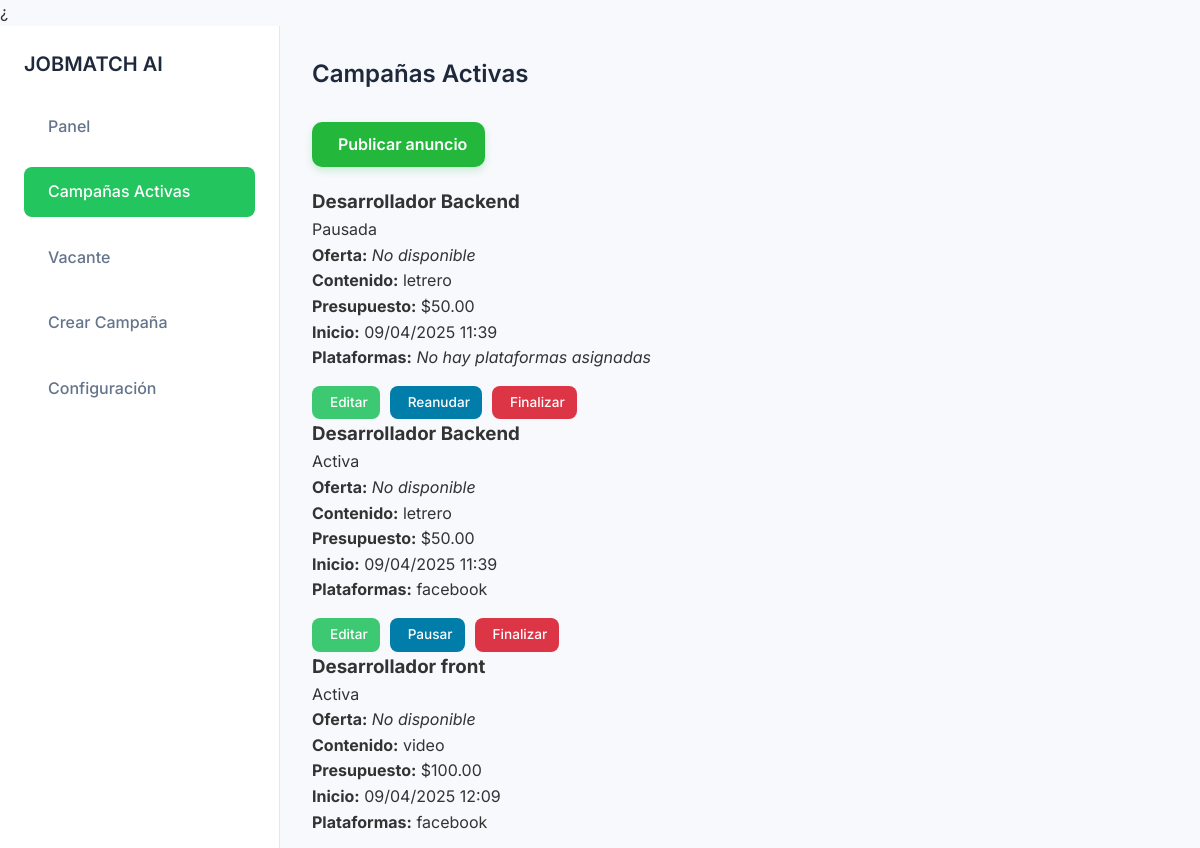
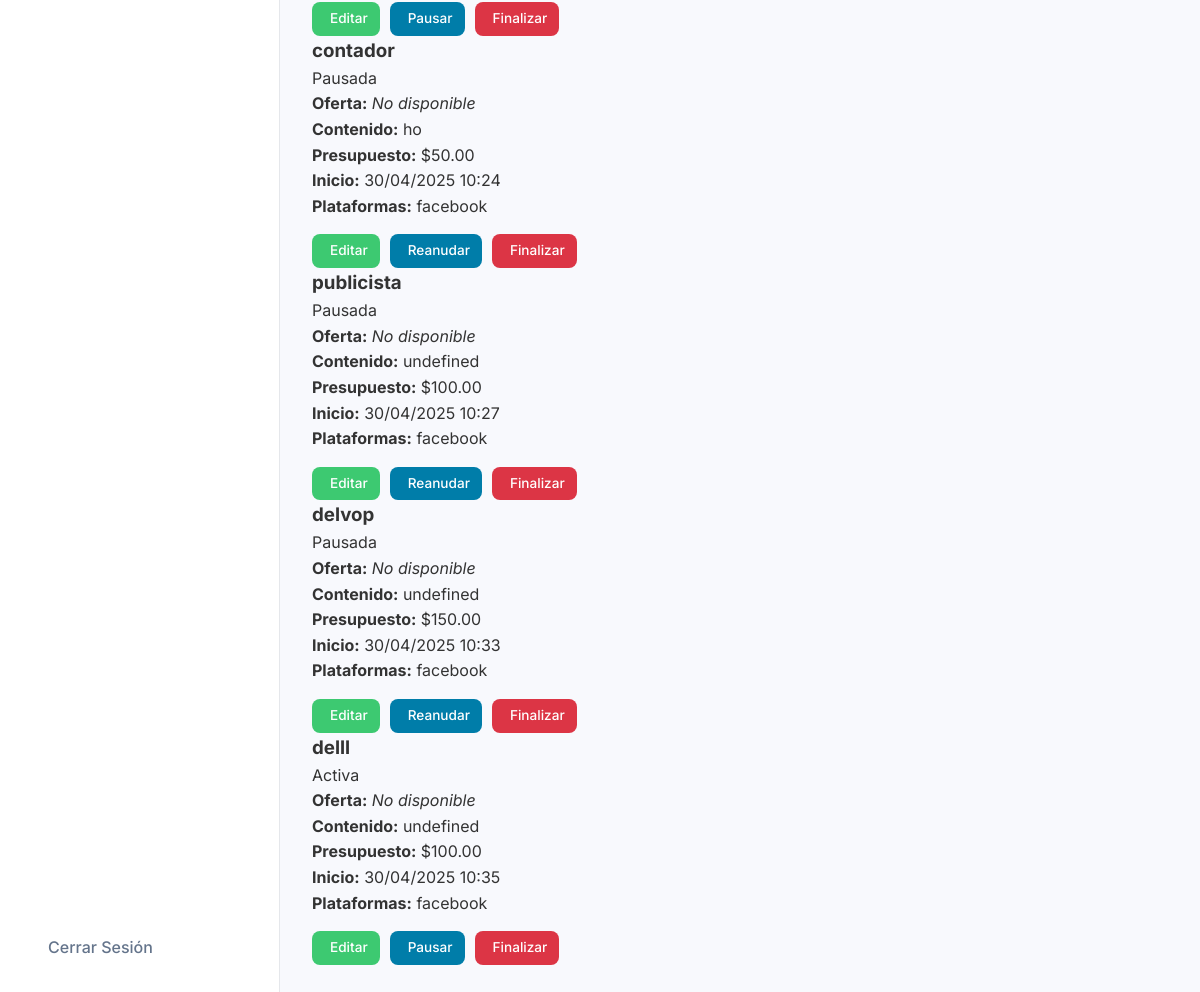
The page /campanias-activas/ on the database as committed earlier (2 pictures, top to bottom).
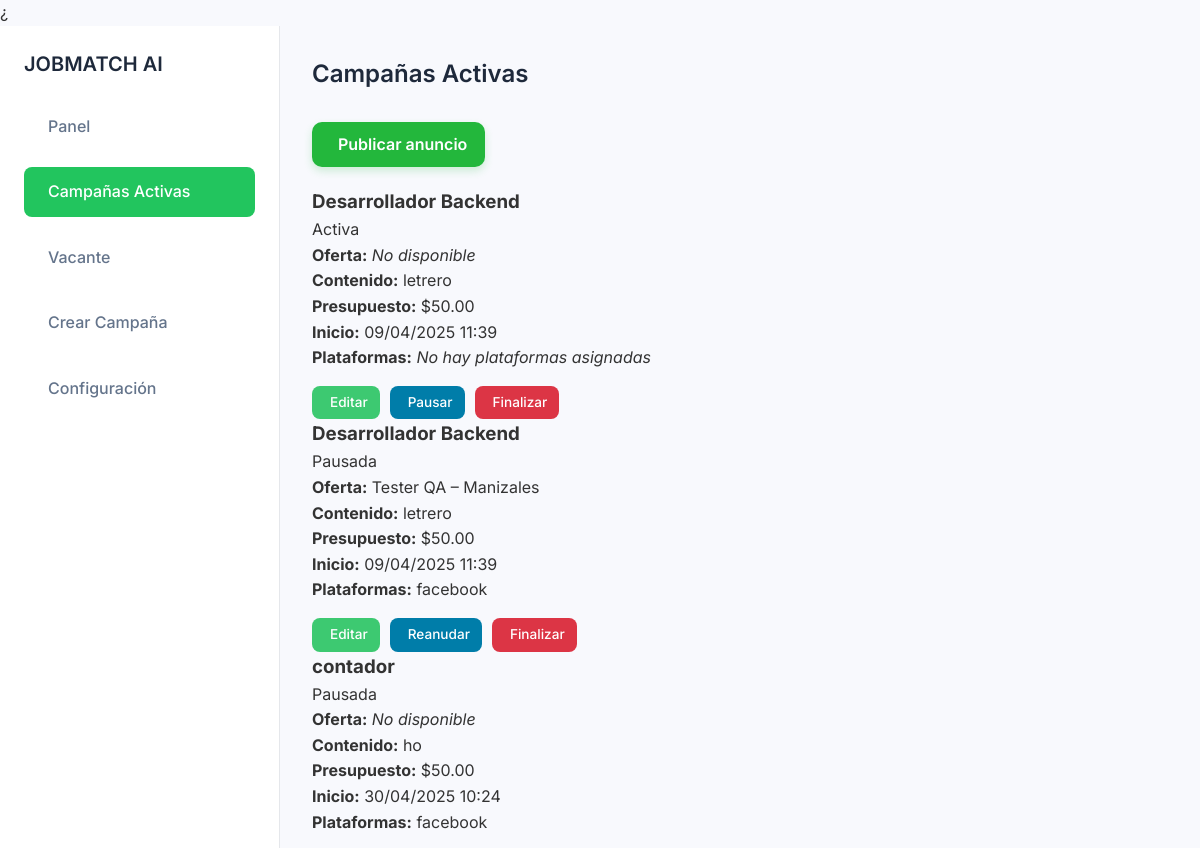
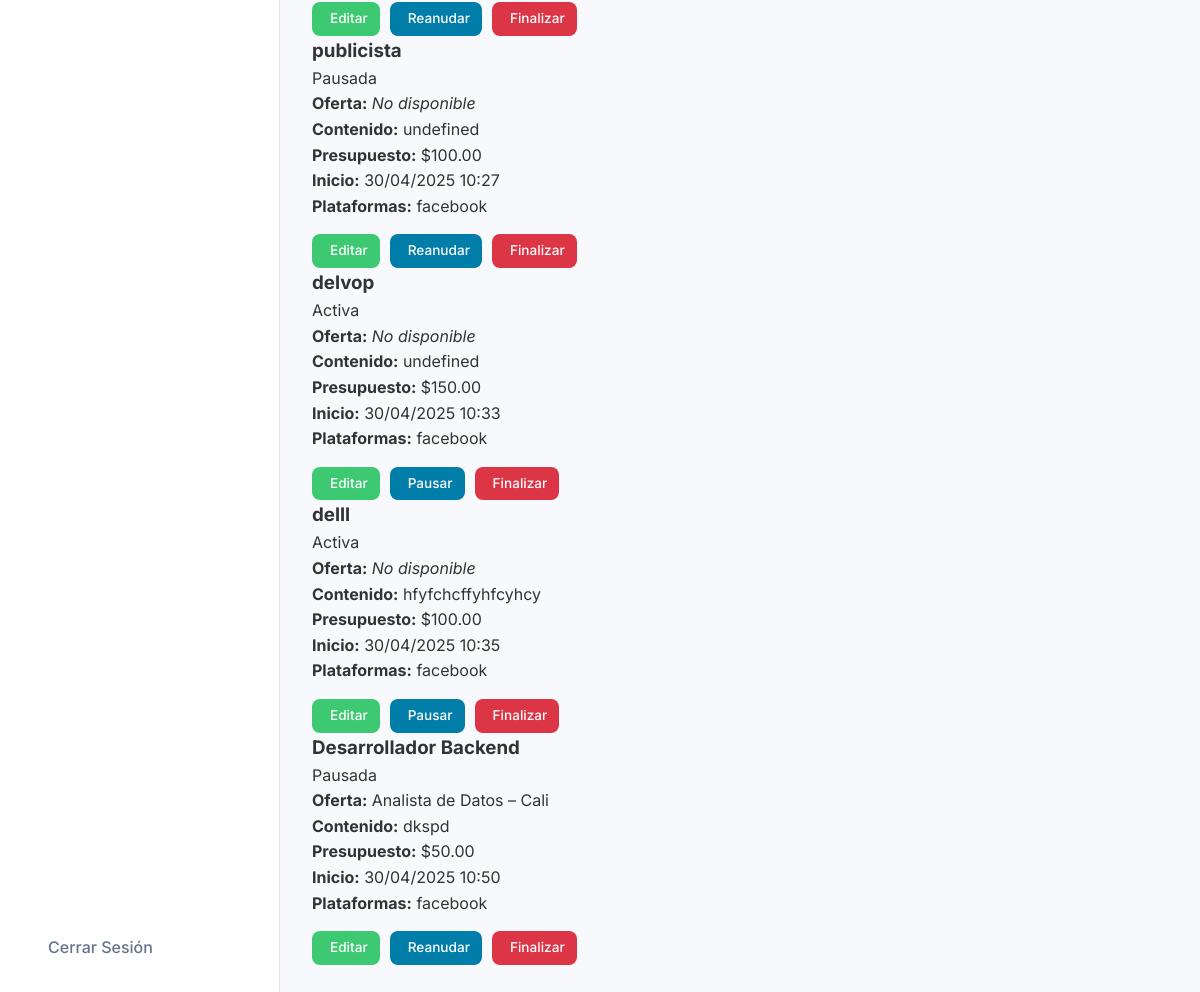
The same page on the database as committed later (2 pictures, top to bottom).
### dashboard/models.py (models this page shows, shortened)
class Campania(models.Model):
    ESTADOS = (
        ('activa', 'Activa'),
        ('pausada', 'Pausada'),
        ('finalizada', 'Finalizada'),
    )
    OfertaLaboral = models.ForeignKey('OfertaLaboral', on_delete=models.SET_NULL, null=True, blank=True)
    nombre = models.CharField(max_length=200)
    contenido = models.TextField()
    plataformas = models.ManyToManyField(Plataforma)
    presupuesto = models.DecimalField(max_digits=10, decimal_places=2)
    fecha_inicio = models.DateTimeField()
    fecha_creacion = models.DateTimeField(auto_now_add=True)
    estado = models.CharField(max_length=20, choices=ESTADOS, default='activa')
    id_facebook = models.CharField(max_length=100, blank=True)  # ID de la campaña en Meta

class Plataforma(models.Model):
    nombre = models.CharField(max_length=50)
    api_key = models.CharField(max_length=100, blank=True)

class OfertaLaboral(models.Model):
    cargo = models.CharField(max_length=100)
    salario = models.DecimalField(max_digits=10, decimal_places=2)
    ubicacion = models.CharField(max_length=100)
    critica = models.BooleanField(default=False)

### dashboard/views.py (the view)
# urls.py: path('campanias-activas/', campania_activas, name='campania_activas'),
def campania_activas(request):
    campañas = Campania.objects.filter(Q(estado='activa') | Q(estado='pausada'))
    return render(request, 'campania_activas.html', {'campañas': campañas, 'active_page': 'campania'})

### dashboard/templates/campania_activas.html (shortened to what this page needs)
¿{% load static %}
<!doctype html>
<html lang="es">
<head>
  <link rel="stylesheet" href="https://cdn.jsdelivr.net/npm/@tabler/icons-webfont@2.30.0/tabler-icons.min.css">
  <link rel="stylesheet" href="{% static 'dashboard/css/styles.css' %}">
</head>
<body>
  <div class="dashboard-container">
    <nav class="sidebar">
      <div class="logo-container">
          <h1 class="logo-text">JOBMATCH AI</h1>
      </div>
      <ul class="nav-menu">
          <li class="nav-item"><a href="{% url 'dashboard' %}" class="nav-link"> <span class="nav-text">Panel</span></a></li>
          <li class="nav-item active"><a href="{% url 'campania_activas' %}" class="nav-link"> <span class="nav-text">Campañas Activas</span></a></li>
          <li class="nav-item"><a href="{% url 'vacante' %}" class="nav-link"> <span class="nav-text">Vacante</span></a></li>
          <li class="nav-item"><a href="{% url 'create_campaign' %}" class="nav-link"> <span class="nav-text">Crear Campaña</span></a></li>
          <li class="nav-item"><a href="#" class="nav-link"> <span class="nav-text">Configuración</span></a></li>
      </ul>
      <div class="logout-container">
          <span class="nav-text">Cerrar Sesión</span>
      </div>
    </nav>
    <main class="main-content">
      <header class="main-header">
        <div class="welcome-container">
          <h2 class="welcome-heading">Campañas Activas</h2>
        </div>
      </header>
      <div style="margin-bottom: 20px;">
        <a href="{% url 'seleccionar_campania' %}" class="btn btn-publicar">
           Publicar anuncio
        </a>
      </div>
      <section class="campaigns">
        {% if campañas %}
          <div class="campaign-cards-container">
            {% for campania in campañas %}
              <div class="campaign-card">
                <div class="card-header">
                  <h3 class="card-title">{{ campania.nombre }}</h3>
                  <span class="badge estado-{{ campania.estado }}">
                    {{ campania.estado|capfirst }}
                  </span>
                </div>
                <div class="card-body">
                  {% if campania.OfertaLaboral %}
                    <div class="info-row">
                      <span><strong>Oferta:</strong> {{ campania.OfertaLaboral.cargo }} – {{ campania.OfertaLaboral.ubicacion }}</span>
                    </div>
                  {% else %}
                    <div class="info-row">
                      <span><strong>Oferta:</strong> <em>No disponible</em></span>
                    </div>
                  {% endif %}
                  <div class="info-row">
                    <span><strong>Contenido:</strong> {{ campania.contenido }}</span>
                  </div>
                  <div class="info-row">
                    <span><strong>Presupuesto:</strong> ${{ campania.presupuesto }}</span>
                  </div>
                  <div class="info-row">
                    <span><strong>Inicio:</strong> {{ campania.fecha_inicio|date:"d/m/Y H:i" }}</span>
                  </div>
                  <div class="info-row">
                    <strong>Plataformas:</strong>
                    {% for plataforma in campania.plataformas.all %}
                      <span class="platform-chip">{{ plataforma.nombre }}</span>
                    {% empty %}
                      <em>No hay plataformas asignadas</em>
                    {% endfor %}
                  </div>
                  <div class="card-actions">
                    <a href="{% url 'editar_campania' campania.id %}" class="btn btn-edit">
                       Editar
                    </a>
                    {% if campania.estado == "activa" %}
                      <a href="{% url 'pausar_campania' campania.id %}" class="btn btn-pause">
                         Pausar
                      </a>
                      <a href="{% url 'finalizar_campania' campania.id %}" class="btn btn-delete">
                         Finalizar
                      </a>
                    {% elif campania.estado == "pausada" %}
                      <a href="{% url 'reactivar_campania' campania.id %}" class="btn btn-play">
                         Reanudar
                      </a>
                      <a href="{% url 'finalizar_campania' campania.id %}" class="btn btn-delete">
                         Finalizar
                      </a>
                    {% endif %}
                  </div>
                </div>
              </div>
            {% endfor %}
          </div>
        {% else %}
          <p class="no-campaigns">No hay campañas activas.</p>
        {% endif %}
      </section>
    </main>
  </div>
</body>
</html>

### dashboard/static/dashboard/css/styles.css (style rules this page uses)
* { margin: 0; padding: 0; box-sizing: border-box; font-family: "Inter", sans-serif; }
body { background-color: #f8f9fd; color: #333; line-height: 1.6; }
.dashboard-container { display: flex; min-height: 100vh; }
.sidebar { width: 280px; background-color: #ffffff; padding: 1.5rem; display: flex; flex-direction: column; gap: 1.5rem; border-right: 1px solid #e5e7eb; }
.logo-container { display: flex; align-items: center; gap: 0.75rem; }
.logo-text { color: #1e293b; font-size: 1.25rem; line-height: 1.75rem; font-weight: 600; }
.nav-menu { display: flex; flex-direction: column; gap: 1rem; }
.nav-item { display: flex; align-items: center; gap: 0.75rem; color: #64748b; padding: 0.75rem; border-radius: 0.5rem; cursor: pointer; transition: all 0.3s ease; }
.nav-item.active { background-color: #22c55e; color: white; }
.nav-text { font-weight: 500; }
.nav-link { display: flex; align-items: center; gap: 0.75rem; color: inherit; text-decoration: none; width: 100%; }
.nav-item.active .nav-link { color: white; }
.logout-container { margin-top: auto; display: flex; align-items: center; gap: 0.75rem; color: #64748b; padding: 0.75rem; cursor: pointer; transition: all 0.3s ease; }
.main-content { flex: 1; padding: 2rem; }
.main-header { display: flex; justify-content: space-between; align-items: center; margin-bottom: 2rem; }
.welcome-container { display: flex; flex-direction: column; gap: 0.5rem; }
.welcome-heading { color: #1e293b; font-size: 1.5rem; line-height: 2rem; font-weight: 600; }
.btn-publicar { background-color: #001838; color: white; padding: 10px 16px; font-size: 0.9em; border-radius: 8px; font-weight: 500; text-decoration: none; display: inline-flex; align-items: center; gap: 8px; transition: background 0.3s ease; }

### dashboard/templates/campania_activas.html (style rules this page uses)
.card-actions { margin-top: 15px; display: flex; gap: 10px; flex-wrap: wrap; }
.btn-publicar { background-color: #23B73C; color: white; padding: 10px 18px; font-size: 1em; border-radius: 10px; display: inline-flex; align-items: center; gap: 8px; font-weight: 600; transition: background-color 0.2s ease, box-shadow 0.2s ease; box-shadow: 0 4px 8px rgba(35, 183, 60, 0.2); }
.card-actions .btn { padding: 6px 12px; font-size: 0.85em; border-radius: 8px; text-decoration: none; display: inline-flex; align-items: center; gap: 6px; transition: background 0.2s ease; font-weight: 500; }
.btn-edit { background-color: #3DC971; color: white; }
.btn-pause, .btn-play { background-color:#007DA9; color: white; }
.btn-delete { background-color: #dc3545; color: white; }

Rows that differ between the two databases and show on the page:
no longer on this page (row edited): Campania: nombre "Desarrollador front", estado "Activa", shows "Oferta:", contenido "video", presupuesto "100.00", fecha_inicio "09/04/2025 12:09", shows "Pausar", Plataforma (nombre "facebook")
changed Campania (number 1 of 7 on the later page): estado "Pausada" → "Activa"; estado "Reanudar" → "Pausar"
changed Campania: estado "Activa" → "Pausada"; OfertaLaboral.cargo (not shown) → "Tester QA"; OfertaLaboral.ubicacion (not shown) → "Manizales"; OfertaLaboral_id "No disponible" → "–"; estado "Pausar" → "Reanudar"
changed Campania "delvop": estado "Pausada" → "Activa"; estado "Reanudar" → "Pausar"
changed Campania "delll": contenido "undefined" → "hfyfchcffyhfcyhcy"
added Campania: nombre "Desarrollador Backend", estado "Pausada", OfertaLaboral.cargo "Analista de Datos", OfertaLaboral.ubicacion "Cali", contenido "dkspd", presupuesto "50.00", fecha_inicio "30/04/2025 10:50", shows "Reanudar", Plataforma (nombre "facebook")
